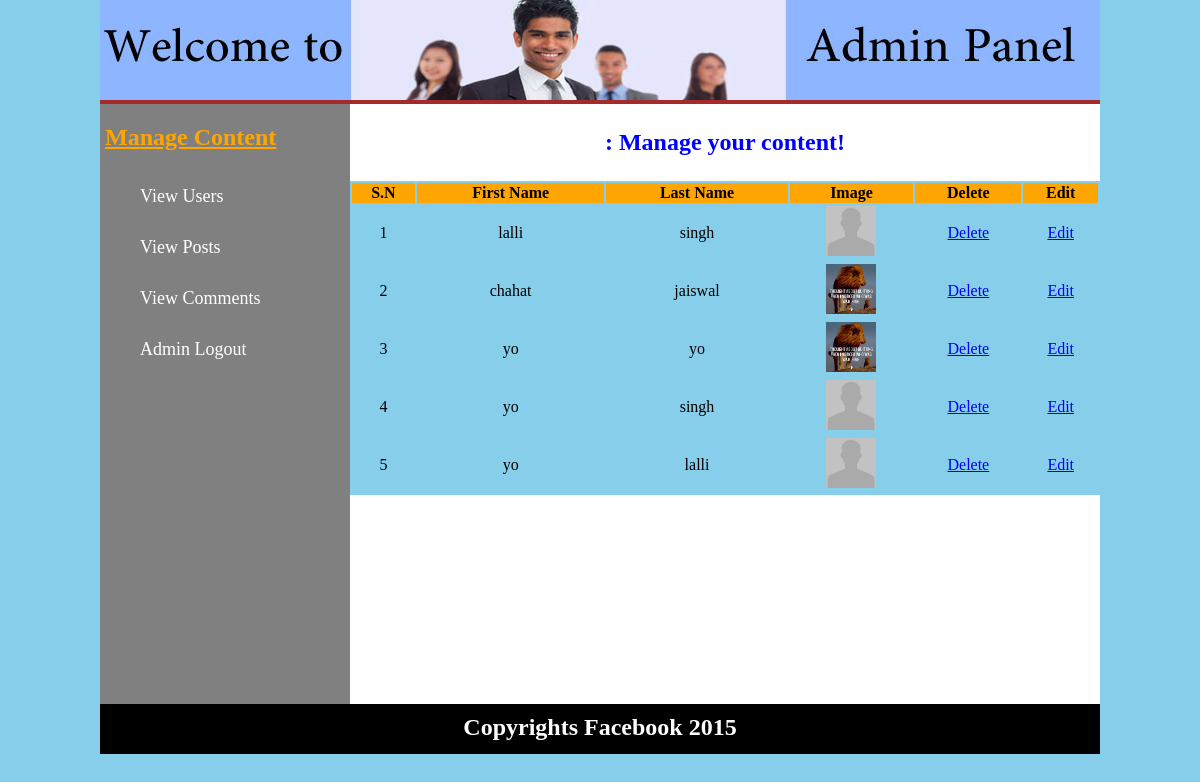
Screenshot of /admin/index.php?view_users (signed in) with the database file from the repository.
### tables this page shows
CREATE TABLE IF NOT EXISTS `user` (
  `user_id` int(11) NOT NULL,
  `first_name` varchar(100) NOT NULL,
  `last_name` varchar(100) NOT NULL,
  `user_email` varchar(100) NOT NULL,
  `user_pass` varchar(255) NOT NULL,
  `user_country` varchar(100) NOT NULL,
  `birthday` date NOT NULL,
  `user_gender` varchar(100) NOT NULL,
  `user_image` text NOT NULL,
  `register_date` timestamp NOT NULL DEFAULT CURRENT_TIMESTAMP ON UPDATE CURRENT_TIMESTAMP,
  `last_login` timestamp NOT NULL DEFAULT CURRENT_TIMESTAMP,
  `status` text NOT NULL,
  `posts` text NOT NULL,
  `passreset` int(11) NOT NULL
);

### admin/includes/view_users.php (the view, shortened to what this page needs)
<table align-"center" width="750" bgcolor="skyblue">
	<tr bgcolor= "orange" border="1px">
		<th>S.N</th>
		<th>First Name</th>
		<th>Last Name</th>
		<th>Image</th>
		<th>Delete</th>
		<th>Edit</th>
	</tr>
	<?php
	include("includes/connection.php");
	$sel_users = "select * from user ORDER by 1 DESC";
	$run_users = mysqli_query($con, $sel_users);
	$i=0;
	while($row_users = mysqli_fetch_array($run_users)) {
		$user_id = $row_users['user_id'];
		$first_name = $row_users['first_name'];
		$last_name = $row_users['last_name'];
		$user_image = $row_users['user_image'];
		$i++;
	?>
	<tr align="center">
	<td><?php echo $i; ?></td>
	<td><?php echo $first_name; ?></td>
	<td><?php echo $last_name; ?></td>
	<td><img src="../user/user_images/<?php echo $user_image;?>" width='50' height='50'/></td>
	<td><a href="delete_user.php?delete=<?php echo $user_id; ?>">Delete</a></td>
	<td><a href="index.php?view_users&edit=<?php echo $user_id; ?>">Edit</a></td>
	</tr>
	<?php } ?>
</table>

### admin/index.php (shortened to what this page needs)
<?php
include("../functions/functions.php");
if(!isset($_SESSION['admin_email'])) {
	header("location: admin_login.php");
}
else {
?>
<!DOCTYPE html>
<html>
<head>
	<link rel="stylesheet" href="admin_style.css" media="all"/>
</head>
<body>
	<div class="container">
		<div id="head">
			<a href="index.php"><img src="logo.jpg"/></a>
		</div>
		<div id="sidebar">
			<h2>Manage Content</h2>
			<ul id="menu">
				<li><a href="index.php?view_users">View Users</a></li>
				<li><a href="index.php?view_posts">View Posts</a></li>
				<li><a href="index.php?view_comments">View Comments</a></li>
				<li><a href="admin_logout.php">Admin Logout</a></li>
			</ul>
		</div>
		<div id="content">
		<h2 style="color:blue; text-align: center; padding: 5px"><?php echo $_GET['welcome']; ?> : Manage your content!</h2>
			<?php
			if(isset($_GET['view_users'])) {
				include("includes/view_users.php");
			}
			?>
		</div>
		<div id="foot">
		<h2 style="color: white; padding: 10px; text-align: center;";>Copyrights Facebook 2015</h2>
		</div>
	</div>
</body>
</html>
<?php } ?>

### admin/admin_style.css (style rules this page uses)
body { padding: 0; margin:0; background: skyblue; }
.container { width: 1000px; margin: 0 auto; background: white; }
#head { margin: auto; width: 1000px; height: 100px; border-bottom: 4px solid brown; }
#content { width: 750px; height: 600px; background: white; float: right; }
#sidebar { width: 250px; height: 600px; background: gray; float: left; }
#menu { line-height: 30px; padding: 0px; }
#menu li { list-style: none; display: block; padding: 10px; margin-left: 20px; }
#menu a { color: white; font-size: 18px; text-decoration: none; margin: 10px; }
#sidebar h2 { text-decoration: underline; margin-left: 5px; color: orange; }
#foot { width: 1000px; height: 50px; background: black; clear: both; }

### rows the page displays
user: first_name "lalli", last_name "singh", user_image (placeholder picture)
user: first_name "chahat", last_name "jaiswal", user_image (picture)
user: first_name "yo", last_name "yo", user_image (picture)
user: first_name "yo", last_name "singh", user_image (placeholder picture)
user: first_name "yo", last_name "lalli", user_image (placeholder picture)
